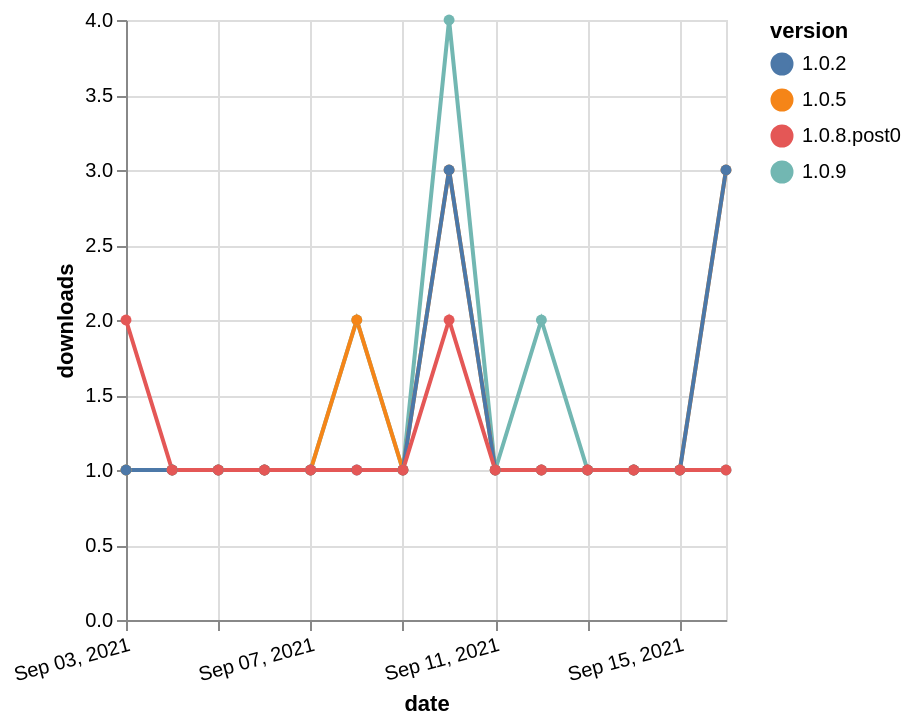

Specify this chart in Vega-Lite:
### Vega-Lite specification from a JSON file in a GitHub repository (floating-point values rounded to 4 significant figures)
{"$schema": "https://vega.github.io/schema/vega-lite/v5.json", "description": "A simple bar chart with embedded data.", "data": {"values": [{"date": "2021-09-03", "total": 169, "delta": 1, "version": "1.0.9"}, {"date": "2021-09-04", "total": 170, "delta": 1, "version": "1.0.9"}, {"date": "2021-09-05", "total": 171, "delta": 1, "version": "1.0.9"}, {"date": "2021-09-06", "total": 172, "delta": 1, "version": "1.0.9"}, {"date": "2021-09-07", "total": 173, "delta": 1, "version": "1.0.9"}, {"date": "2021-09-08", "total": 175, "delta": 2, "version": "1.0.9"}, {"date": "2021-09-09", "total": 176, "delta": 1, "version": "1.0.9"}, {"date": "2021-09-10", "total": 180, "delta": 4, "version": "1.0.9"}, {"date": "2021-09-11", "total": 181, "delta": 1, "version": "1.0.9"}, {"date": "2021-09-12", "total": 183, "delta": 2, "version": "1.0.9"}, {"date": "2021-09-13", "total": 184, "delta": 1, "version": "1.0.9"}, {"date": "2021-09-14", "total": 185, "delta": 1, "version": "1.0.9"}, {"date": "2021-09-15", "total": 186, "delta": 1, "version": "1.0.9"}, {"date": "2021-09-16", "total": 187, "delta": 1, "version": "1.0.9"}, {"date": "2021-09-03", "total": 347, "delta": 1, "version": "1.0.5"}, {"date": "2021-09-04", "total": 348, "delta": 1, "version": "1.0.5"}, {"date": "2021-09-05", "total": 349, "delta": 1, "version": "1.0.5"}, {"date": "2021-09-06", "total": 350, "delta": 1, "version": "1.0.5"}, {"date": "2021-09-07", "total": 351, "delta": 1, "version": "1.0.5"}, {"date": "2021-09-08", "total": 353, "delta": 2, "version": "1.0.5"}, {"date": "2021-09-09", "total": 354, "delta": 1, "version": "1.0.5"}, {"date": "2021-09-10", "total": 357, "delta": 3, "version": "1.0.5"}, {"date": "2021-09-11", "total": 358, "delta": 1, "version": "1.0.5"}, {"date": "2021-09-12", "total": 359, "delta": 1, "version": "1.0.5"}, {"date": "2021-09-13", "total": 360, "delta": 1, "version": "1.0.5"}, {"date": "2021-09-14", "total": 361, "delta": 1, "version": "1.0.5"}, {"date": "2021-09-15", "total": 362, "delta": 1, "version": "1.0.5"}, {"date": "2021-09-16", "total": 365, "delta": 3, "version": "1.0.5"}, {"date": "2021-09-03", "total": 342, "delta": 1, "version": "1.0.2"}, {"date": "2021-09-04", "total": 343, "delta": 1, "version": "1.0.2"}, {"date": "2021-09-05", "total": 344, "delta": 1, "version": "1.0.2"}, {"date": "2021-09-06", "total": 345, "delta": 1, "version": "1.0.2"}, {"date": "2021-09-07", "total": 346, "delta": 1, "version": "1.0.2"}, {"date": "2021-09-08", "total": 347, "delta": 1, "version": "1.0.2"}, {"date": "2021-09-09", "total": 348, "delta": 1, "version": "1.0.2"}, {"date": "2021-09-10", "total": 351, "delta": 3, "version": "1.0.2"}, {"date": "2021-09-11", "total": 352, "delta": 1, "version": "1.0.2"}, {"date": "2021-09-12", "total": 353, "delta": 1, "version": "1.0.2"}, {"date": "2021-09-13", "total": 354, "delta": 1, "version": "1.0.2"}, {"date": "2021-09-14", "total": 355, "delta": 1, "version": "1.0.2"}, {"date": "2021-09-15", "total": 356, "delta": 1, "version": "1.0.2"}, {"date": "2021-09-16", "total": 359, "delta": 3, "version": "1.0.2"}, {"date": "2021-09-03", "total": 145, "delta": 2, "version": "1.0.8.post0"}, {"date": "2021-09-04", "total": 146, "delta": 1, "version": "1.0.8.post0"}, {"date": "2021-09-05", "total": 147, "delta": 1, "version": "1.0.8.post0"}, {"date": "2021-09-06", "total": 148, "delta": 1, "version": "1.0.8.post0"}, {"date": "2021-09-07", "total": 149, "delta": 1, "version": "1.0.8.post0"}, {"date": "2021-09-08", "total": 150, "delta": 1, "version": "1.0.8.post0"}, {"date": "2021-09-09", "total": 151, "delta": 1, "version": "1.0.8.post0"}, {"date": "2021-09-10", "total": 153, "delta": 2, "version": "1.0.8.post0"}, {"date": "2021-09-11", "total": 154, "delta": 1, "version": "1.0.8.post0"}, {"date": "2021-09-12", "total": 155, "delta": 1, "version": "1.0.8.post0"}, {"date": "2021-09-13", "total": 156, "delta": 1, "version": "1.0.8.post0"}, {"date": "2021-09-14", "total": 157, "delta": 1, "version": "1.0.8.post0"}, {"date": "2021-09-15", "total": 158, "delta": 1, "version": "1.0.8.post0"}, {"date": "2021-09-16", "total": 159, "delta": 1, "version": "1.0.8.post0"}]}, "width": "container", "mark": {"type": "line", "point": {"filled": true}}, "encoding": {"x": {"field": "date", "type": "temporal", "timeUnit": "yearmonthdate", "title": "date", "axis": {"labelAngle": -15}}, "y": {"field": "delta", "type": "quantitative", "title": "downloads"}, "color": {"field": "version", "type": "nominal"}, "tooltip": {"field": "delta"}}}
